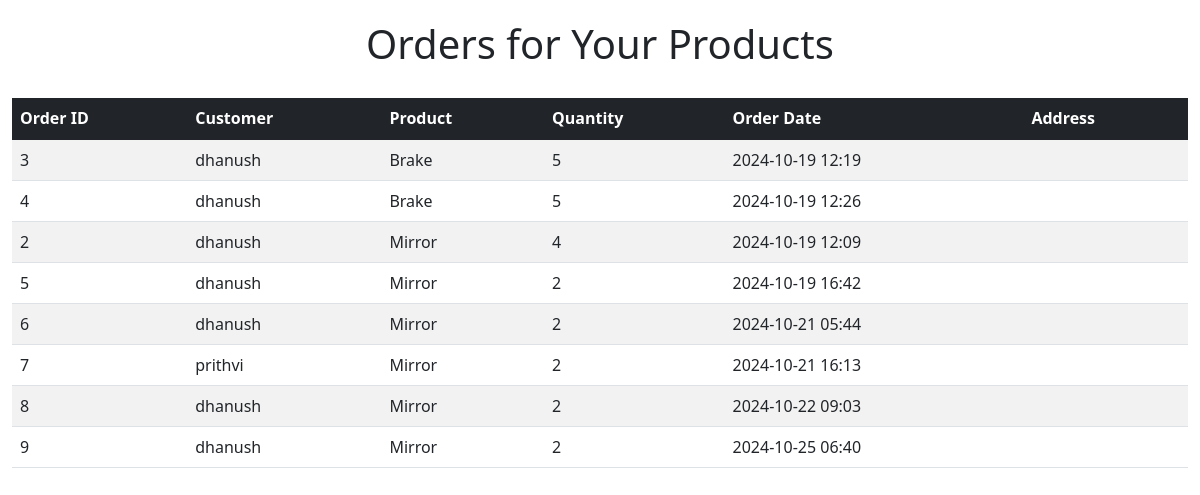
The app's page /company-orders/ (signed in) with its own data.
### spares/models.py (models this page shows, shortened)
class Order(models.Model):
    STATUS_CHOICES = [
        ('delivered', 'Delivered'),
        ('to_be_delivered', 'To be delivered'),
    ]
    user = models.ForeignKey(User, on_delete=models.CASCADE)
    created_at = models.DateTimeField(auto_now_add=True)
    total_amount = models.DecimalField(max_digits=10, decimal_places=2)
    status = models.CharField(max_length=20, choices=STATUS_CHOICES, default='to_be_delivered')

class User(AbstractUser):
    phone_number = models.CharField(max_length=15, blank=True)
    user_type = models.CharField(max_length=10, choices=[
        ('CUSTOMER', 'Customer'),
        ('COMPANY', 'Company')
    ], default='CUSTOMER')
    objects = UserManager()
    class Meta:
        constraints = [
            models.UniqueConstraint(fields=['username', 'email'], name='unique_user')
        ]

class OrderItem(models.Model):
    order = models.ForeignKey(Order, related_name='items', on_delete=models.CASCADE)
    product = models.ForeignKey('Product', on_delete=models.CASCADE)  # Make sure 'Product' is in quotes if it's defined later in the file
    quantity = models.PositiveIntegerField()
    price = models.DecimalField(max_digits=10, decimal_places=2)

class Product(models.Model):
    CATEGORY_CHOICES = [
        ('Any', 'Any'),
        ('BODY', 'Body'),
        ('ENGINE', 'Engine'),
        ('TRANSMISSION', 'Transmission'),
        ('AC', 'AC'),
        ('FUEL_SUPPLY', 'Fuel Supply'),
        ('BRAKE', 'Brake'),
        ('SUSPENSION', 'Suspension'),
        ('STEERING', 'Steering'),
        ('INTERIOR', 'Interior'),
        ('ELECTRONIC', 'Electronic Components'),
        ('EXHAUST', 'Exhaust System'),
        ('WHEELS', 'Wheels'),
    ]
    company = models.ForeignKey(Company, on_delete=models.CASCADE, related_name='products')
    name = models.CharField(max_length=100)
    description = models.TextField()
    category = models.CharField(max_length=20, choices=CATEGORY_CHOICES)
    car_makes = models.CharField(max_length=255, blank=True)
    price = models.DecimalField(
        max_digits=10,
        decimal_places=2,
        validators=[MinValueValidator(0.01)]  # Ensure positive price
    )
    stock_quantity = models.PositiveIntegerField()
    warranty = models.CharField(max_length=100)  # This is probably the field you're using now
    availability = models.BooleanField(default=True)
    quantity = models.PositiveIntegerField(default=0)
    company_user = models.ForeignKey(User, on_delete=models.SET_NULL, null=True, blank=True, related_name='products')
    class Meta:
        unique_together = ['company', 'name']  # Ensure unique product names per company

### spares/views.py (the view)
# urls.py: path('company-orders/', company_orders, name='company_orders'),
def company_orders(request):
    company_products = Product.objects.filter(company=request.user.company)
    order_items = OrderItem.objects.filter(product__in=company_products).select_related('order', 'product')
    order_details = {}
    for item in order_items:
        if item.order.id not in order_details:
            order_details[item.order.id] = {
                'order': item.order,
                'items': []
            }
        order_details[item.order.id]['items'].append(item)
    context = {
        'order_details': order_details.values()
    }
    return render(request, 'company_orders.html', context)

### templates/company_orders.html (shortened to what this page needs)
<!DOCTYPE html>
<html lang="en">
<head>
    <link href="https://cdn.jsdelivr.net/npm/bootstrap@5.1.3/dist/css/bootstrap.min.css" rel="stylesheet">
</head>
<body>
    <div class="container">
        <h1 class="text-center">Orders for Your Products</h1>
        <table class="table table-striped table-hover">
            <thead class="table-dark">
                <tr>
                    <th>Order ID</th>
                    <th>Customer</th>
                    <th>Product</th>
                    <th>Quantity</th>
                    <th>Order Date</th>
                    <th>Address</th>
                </tr>
            </thead>
            <tbody>
                {% for order_info in order_details %}
                    {% for item in order_info.items %}
                    <tr>
                        <td>{{ order_info.order.id }}</td>
                        <td>{{ order_info.order.user.username }}</td>
                        <td>{{ item.product.name }}</td>
                        <td>{{ item.quantity }}</td>
                        <td>{{ order_info.order.created_at|date:"Y-m-d H:i" }}</td>
                        <td>{{ order_info.order.user.customer.address }}</td>
                    </tr>
                    {% endfor %}
                {% empty %}
                <tr>
                    <td colspan="6" class="text-center">No orders found.</td>
                </tr>
                {% endfor %}
            </tbody>
        </table>
    </div>
</body>
</html>

### templates/company_orders.html (style rules this page uses)
body { padding-top: 20px; }
.container { max-width: 1200px; }
h1 { margin-bottom: 30px; }

### records on screen
Order: order.id "3", order.user.username "dhanush", order.created_at "2024-10-19 12:19"
OrderItem: product.name "Brake", quantity "5"
Order: order.id "4", order.user.username "dhanush", order.created_at "2024-10-19 12:26"
OrderItem: product.name "Brake", quantity "5"
Order: order.id "2", order.user.username "dhanush", order.created_at "2024-10-19 12:09"
OrderItem: product.name "Mirror", quantity "4"
Order: order.id "5", order.user.username "dhanush", order.created_at "2024-10-19 16:42"
OrderItem: product.name "Mirror", quantity "2"
Order: order.id "6", order.user.username "dhanush", order.created_at "2024-10-21 05:44"
OrderItem: product.name "Mirror", quantity "2"
Order: order.id "7", order.user.username "prithvi", order.created_at "2024-10-21 16:13"
OrderItem: product.name "Mirror", quantity "2"
Order: order.id "8", order.user.username "dhanush", order.created_at "2024-10-22 09:03"
OrderItem: product.name "Mirror", quantity "2"
Order: order.id "9", order.user.username "dhanush", order.created_at "2024-10-25 06:40"
OrderItem: product.name "Mirror", quantity "2"
